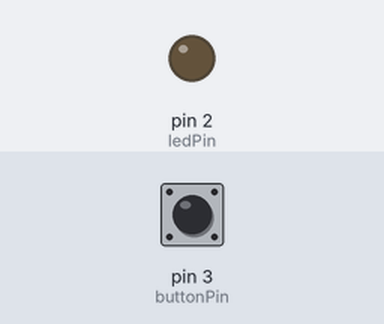
The sketch below on a simulated Arduino Uno, built with avr-gcc and run on an emulated ATmega328P. Parts: output pins drawn as LEDs (lit = HIGH). The inputs (shaded band) are chosen by the test bench; at power-on: pin 3 (buttonPin) LOW.

Above: at 1.2 s.
1.3 s: pin 3 (buttonPin) pulled HIGH for 3.2 s
At 1.6 s:
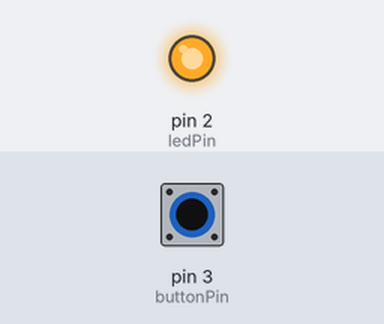
7.5 s: pin 3 (buttonPin) pulled HIGH for 0.15 s
At 8.8 s:
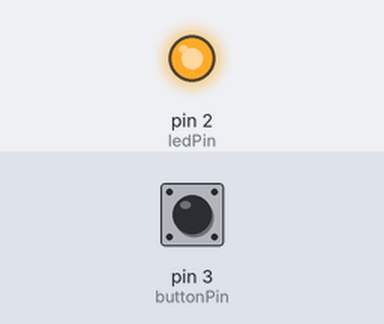
10.6 s: pin 3 (buttonPin) pulled HIGH for 1 s
At 14.6 s:
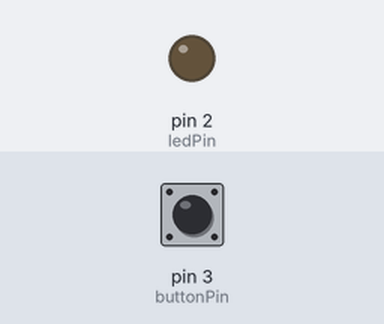
Timing chart, 0 to 16.1 s (numbered marks = the images above; inputs shaded):
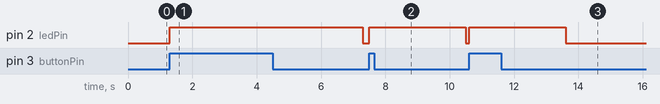

The sketch:

exercise_5b.ino
```cpp
/*
  Blink with button

  When button is pressed, turn an LED on for 3 seconds.

  Note: This is the dumb routine in which you cannot
  add time!
*/

// Pin assignments
int ledPin = 2;
int buttonPin = 3;

// Variables
int buttonState = 0;

void setup() {
  // declare pin modes
  pinMode(ledPin, OUTPUT);
  pinMode(buttonPin, INPUT);
}

void led_on() {
  digitalWrite(ledPin, HIGH);
  delay(3000);
  digitalWrite(ledPin, LOW);
}

void loop() {
  // read the button state
  buttonState = digitalRead(buttonPin);

  if (buttonState == HIGH) {
    led_on();  // toggle LED for 3 seconds
  }
}
```

Measured:
- after the input at 1.3 s, pin 2 (ledPin): LOW → HIGH at once, → LOW 6.0 s later
- after the input at 7.5 s, pin 2 (ledPin): LOW → HIGH at once, → LOW 3.0 s later
- after the input at 10.6 s, pin 2 (ledPin): LOW → HIGH at once, → LOW 3.0 s later
